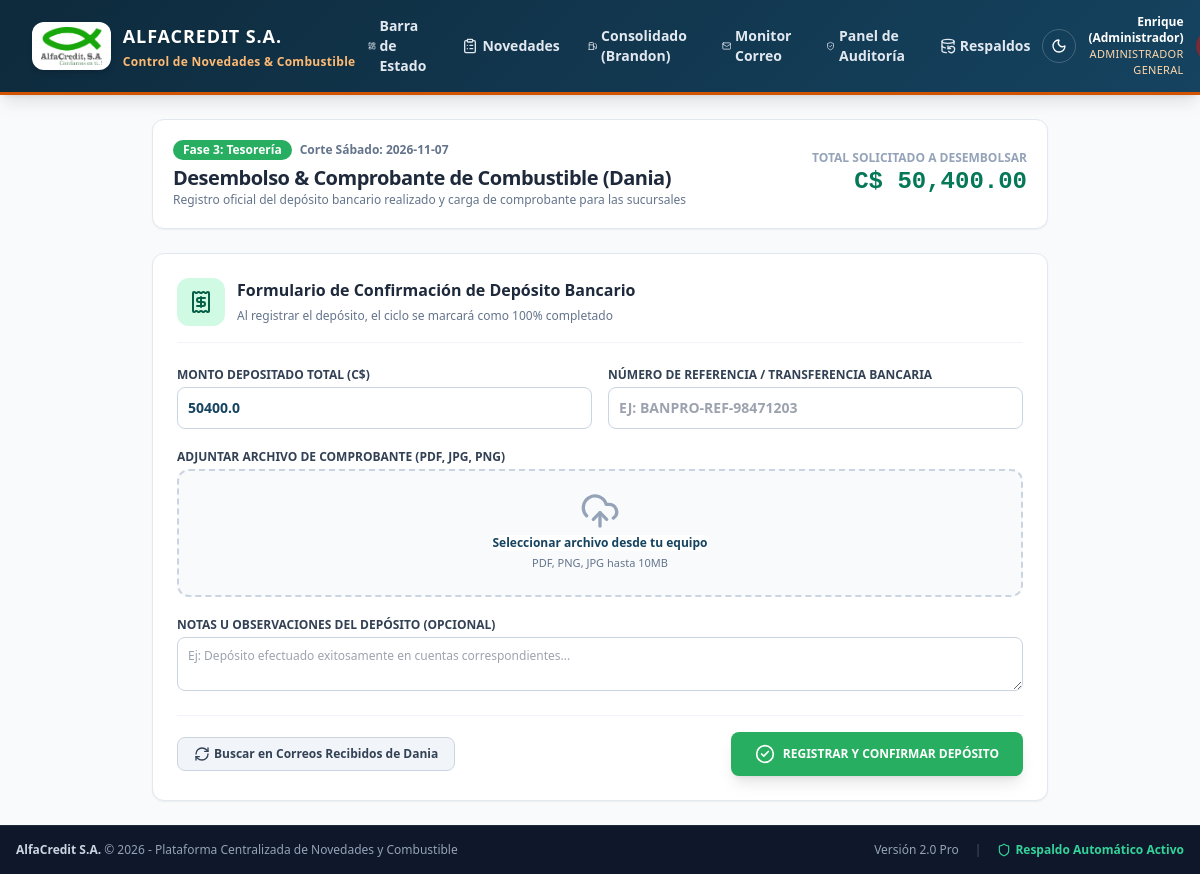
Page /deposito (signed in) on the earlier database version.
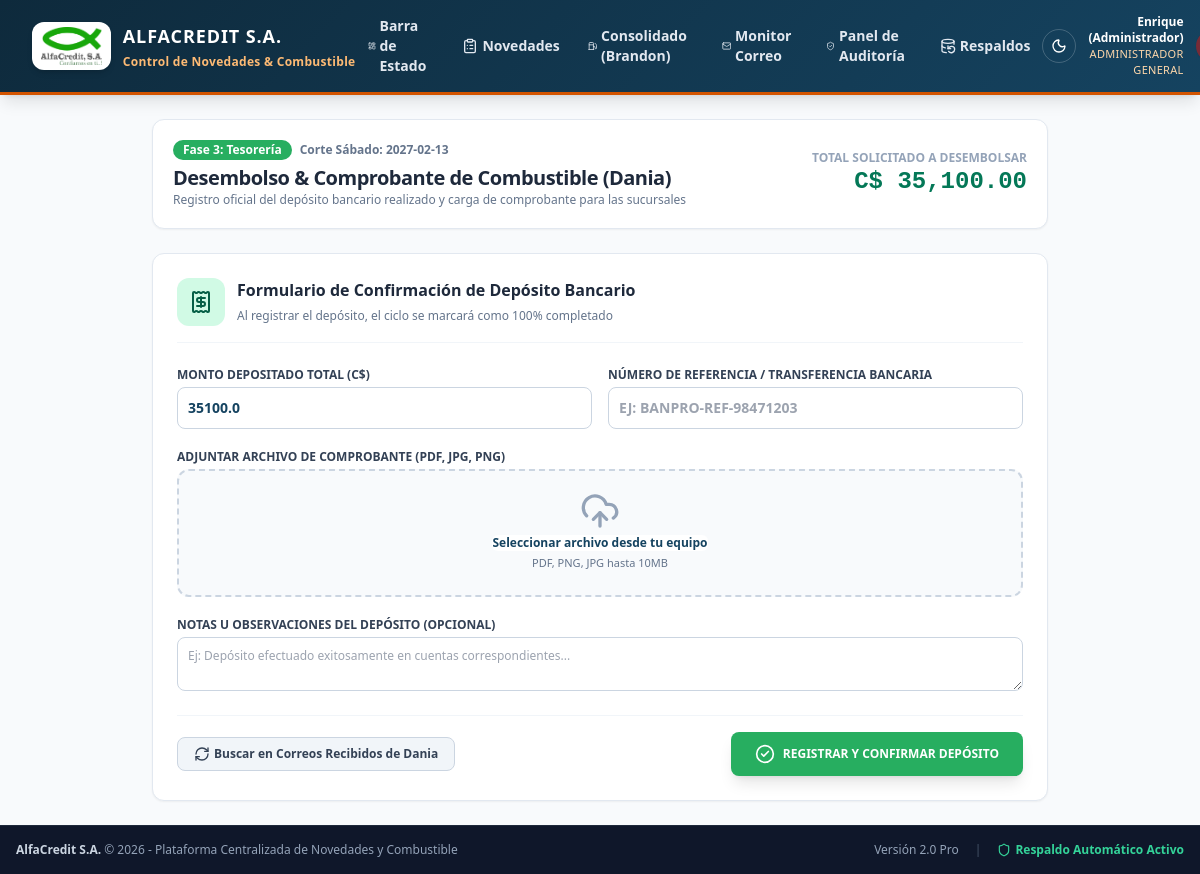
Same page on the later database version.
### tables this page shows
CREATE TABLE ciclos_semanales (
        id INTEGER PRIMARY KEY AUTOINCREMENT,
        fecha_sabado TEXT UNIQUE NOT NULL,
        fecha_inicio_pas TEXT NOT NULL,
        fecha_fin_pas TEXT NOT NULL,
        fecha_inicio_fut TEXT NOT NULL,
        fecha_fin_fut TEXT NOT NULL,
        estado_general TEXT DEFAULT 'FASE_1_GERENTES', -- 'FASE_1_GERENTES', 'FASE_2_BRANDON', 'FASE_3_DANIA', 'FASE_4_COMPLETADO'
        total_combustible_calculado REAL DEFAULT 0.0,
        total_combustible_aprobado REAL DEFAULT 0.0,
        notas TEXT,
        creado_en TEXT DEFAULT CURRENT_TIMESTAMP,
        cerrado_en TEXT
    );

### app/main.py (the view)
@app.get("/deposito", response_class=HTMLResponse)
async def deposito_page(request: Request, user: dict = Depends(require_auth)):
    if user["rol"] not in ["admin", "brandon"]:
        raise HTTPException(status_code=403, detail="Acceso exclusivo para Administración y Coordinación de Logística (Brandon)")
    estado = obtener_estado_completo_pipeline()
    return templates.TemplateResponse(request=request, name="dania_deposito.html", context={
        "user": user,
        "estado": estado
    })

### app/templates/dania_deposito.html (shortened to what the changed rows need)
{% extends "base.html" %}
{% block content %}
<div class="max-w-4xl mx-auto space-y-6">
    <div class="bg-white p-5 rounded-xl border border-slate-200 shadow-sm flex flex-col md:flex-row md:items-center md:justify-between gap-4">
        <div>
            <div class="flex items-center space-x-2">
                <span class="text-xs text-slate-500 font-semibold">Corte Sábado: <b>{{ estado.ciclo.fecha_sabado }}</b></span>
            </div>
            <h1 class="text-xl font-black text-slate-800 tracking-tight mt-1">Desembolso & Comprobante de Combustible (Dania)</h1>
        </div>
        <div class="text-right">
            <span class="block text-xs font-bold text-slate-400 uppercase">Total Solicitado a Desembolsar</span>
            <span class="text-2xl font-black text-emerald-700 money-display">C$ {{ "{:,.2f}".format(estado.suma_total_neto) }}</span>
        </div>
    </div>
    <div class="bg-white p-6 rounded-xl border border-slate-200 shadow-sm">
        <form id="form-dania-deposito" onsubmit="registrarDepositoDania(event)" class="space-y-5">
            <div class="grid grid-cols-1 md:grid-cols-2 gap-4 text-xs">
                <div>
                    <label class="block font-bold text-slate-700 uppercase mb-1">Monto Depositado Total (C$)</label>
                    <input type="number" step="0.01" id="monto" name="monto" value="{{ estado.suma_total_neto }}" required class="w-full border border-slate-300 rounded-lg p-2.5 font-bold text-sm text-[#154360]">
                </div>
            </div>
        </form>
    </div>
</div>
{% endblock %}

Differences in the rows shown:
no longer on this page (row edited): ciclos_semanales: ciclo.fecha_sabado "2026-11-07"
added ciclos_semanales: ciclo.fecha_sabado "2027-02-13"
Other differences:
{{ "{:,.2f}".format(estado.suma_total_neto) }}: "50,400.00" → "35,100.00"
form field monto: "50400.0" → "35100.0"
